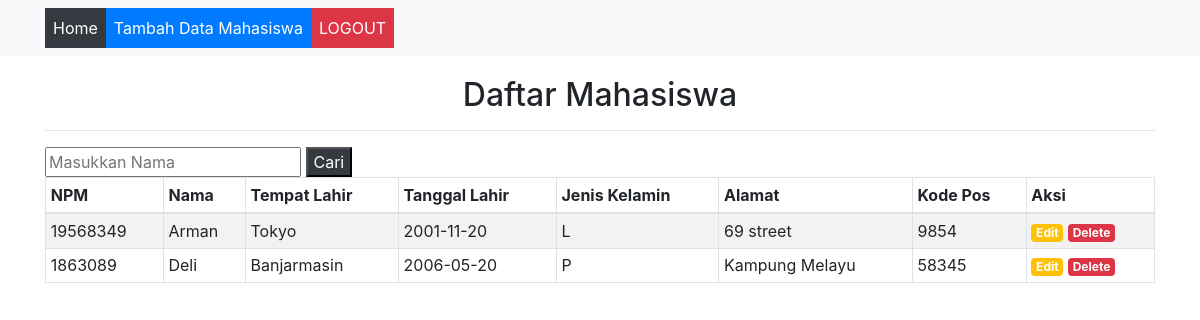
The app's page /home.php with its own data.
### tables this page shows
CREATE TABLE `biodata` (
  `npm` varchar(8) NOT NULL,
  `nama` varchar(100) NOT NULL,
  `tempat_lahir` varchar(50) NOT NULL,
  `tanggal_lahir` date NOT NULL,
  `jenis_kelamin` enum('L','P') NOT NULL,
  `alamat` text NOT NULL,
  `kode_pos` varchar(5) NOT NULL
);

### home.php (the view, shortened to what this page needs)
<?php
include('config.php');
$result = mysqli_query($link, "SELECT * FROM biodata ORDER BY npm DESC");
?>
<!DOCTYPE html>
<html>
<head>
	<link rel="stylesheet" href="https://stackpath.bootstrapcdn.com/bootstrap/4.1.3/css/bootstrap.min.css">
	<link rel="stylesheet" href="css/bootstrap.css">
</head>
<body>
	<body>
		<nav class="navbar navbar-expand-lg navbar-light bg-light">
			<div class="container">
				<div class="collapse navbar-collapse" id="navbarSupportedContent">
					<ul class="navbar-nav mr-auto">
						<li class="nav-item active">
							<a class="nav-link bg-dark text-white" href="home.php">Home</a>
						</li>
						<li class="nav-item">
							<a class="nav-link bg-primary text-white" href="tambah.php">Tambah Data Mahasiswa</a>
						</li>
						<li class="nav-item">
							<a class="nav-link bg-danger text-white" href="index.php">LOGOUT</a>
						</li>
					</ul>
				</div>
			</div>
		</nav>
		<div class="container" style="margin-top:20px">
		<div class="text-center"><h2>Daftar Mahasiswa</h2></div>
			<hr>
			<form action="search.php" method="get">
				<input type="text" name="search" placeholder="Masukkan Nama">
				<button type="submit" name="submit" class="bg-dark text-white">Cari</button>
			</form>
			<table class="table table-striped table-hover table-sm table-bordered">
				<thead class="thead-gray">
					<tr>
						<th>NPM</th>
						<th>Nama</th>
						<th>Tempat Lahir</th>
						<th>Tanggal Lahir</th>
						<th>Jenis Kelamin</th>
						<th>Alamat</th>
						<th>Kode Pos</th>
						<th>Aksi</th>
					</tr>
				</thead>
				<tbody>
					<?php
					while ($data = mysqli_fetch_array($result)) {
					?>
						<tr>
							<td><?php echo $data['npm'] ?></td>
							<td><?php echo $data['nama'] ?></td>
							<td><?php echo $data['tempat_lahir'] ?></td>
							<td><?php echo $data['tanggal_lahir'] ?></td>
							<td><?php echo $data['jenis_kelamin'] ?></td>
							<td><?php echo $data['alamat'] ?></td>
							<td><?php echo $data['kode_pos'] ?></td>
							<td>
								<a href="edit.php?npm=<?php echo $data['npm'] ?>" class="badge badge-warning text-white">Edit</a>
								<a href="delete.php?npm=<?php echo $data['npm'] ?>" class="badge badge-danger" onclick="return confirm 'Yakin ingin menghapus data ini?'">Delete</a>
							</td>
						</tr>
					<?php } ?>
				</tbody>
			</table>
		</div>
	</body>
</html>

### records on screen
biodata: npm "19568349", nama "Arman", tempat_lahir "Tokyo", tanggal_lahir "2001-11-20", jenis_kelamin "L", alamat "69 street", kode_pos "9854"
biodata: npm "1863089", nama "Deli", tempat_lahir "Banjarmasin", tanggal_lahir "2006-05-20", jenis_kelamin "P", alamat "Kampung Melayu", kode_pos "58345"
